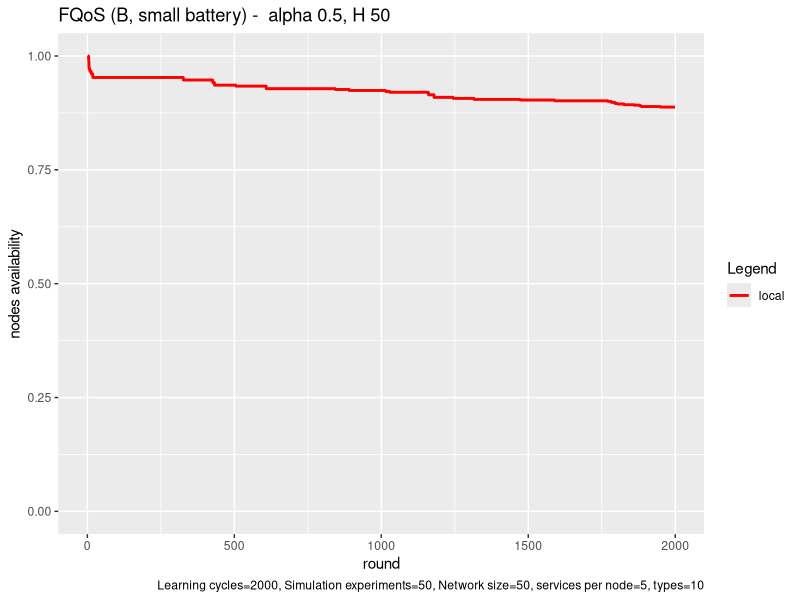

Write the R code that produced this figure.
# execute all lines: ctrl + shift + enter

library(ggplot2)

# set working directory here
setwd(dirname(rstudioapi::getSourceEditorContext()$path))


local <- read.table("exp_assembly_local_energy_template_1675851065806.txt", 
                    header = F,
                    sep = " ",
                    col.names= c("locx","locy")
)


local_x <- local$locx
local_y <- local$locy

head(local)

colors <- c("local"="red")


ggplot(data=local, aes(x=local_x, col = group),) + 
  
  geom_line(aes(y = local_y, color = "local"), size = 1) +

  labs(x = "round",
       y = "nodes availability",
       color = "Legend",
       title = "FQoS (B, small battery) -  alpha 0.5, H 50", 
       caption = "Learning cycles=2000, Simulation experiments=50, Network size=50, services per node=5, types=10") +
  
  scale_color_manual(values = colors)  +

  ylim(0,1)
